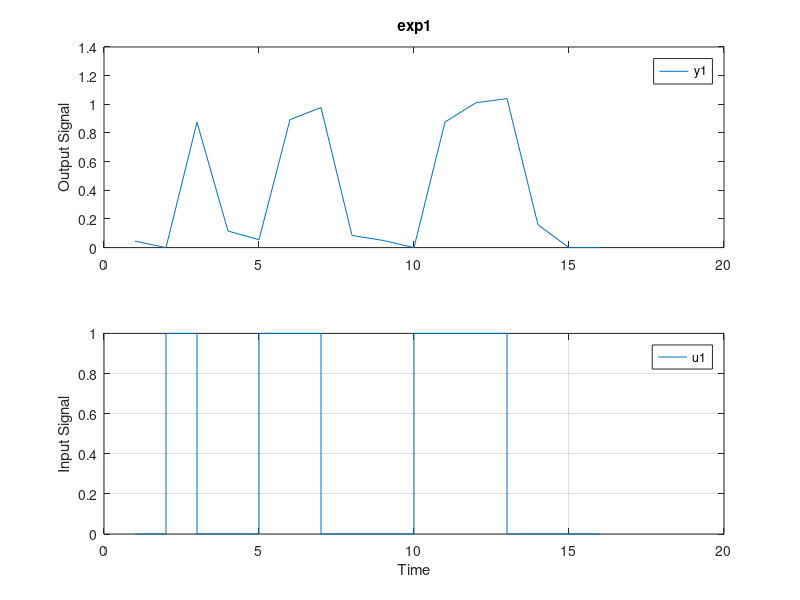

The MATLAB script that drew this image: (Note: this script raises an error after producing the figure.)
% example 3.2  ETFE 
% data = iddata(output, input, sampling time) , output, input shoud be
% column vectors.
clear all
clc; clf

ts =1;
u = [0 1 0 0 1 1 0 0 0 1 1 1 0 0 0 0]';   % input :  " ' " means transpose. column vector
y = [4.5 0 87.53 11.56 5.5 89.3 97.76 8.47 5.01 0 87.65 101.09 103.97 15.88 0 0]';  % output 
data = iddata(y*0.01,u,ts);
plot(data); grid on

ge = etfe(data);
%gs = spa(data);  % for reference https://www.mathworks.com/help/ident/ref/etfe.html
bode(ge); grid on

%% verification of system defined
K= 0.5;
num = [K]; den=[K 1];
sy2= tf(num,den);
figure(2)
bode(sy2); grid on

%% input generated as Ex. 3.2 
ts=1;
t =0:ts:15;
u = [0 1 0 0 1 1 0 0 0 1 1 1 0 0 0 0]';   % input :  " ' " means transpose. column vector
y = lsim(sy2,u,t);
plot(t,y,'b', t,u,'r'); grid on
%% for identification function in matlab provided iddata
data = iddata(y,u,ts); 

ge=etfe(data); % matlab analyze the in / out data for an estimate of transfer function
figure(3)
bode(ge,'b',sy2,'r');grid on;

%%  using  random binary sequence, as RBS in ch.4
N=2000;
urbs=idinput(N);  % random binary sequence
ts = 0.1;
t=0:ts:199.9;
yrbs=lsim(sy2,urbs,t);
data1 =iddata(yrbs,urbs,ts);

ge = etfe(data1);
%gs = spa(data);  % for reference https://www.mathworks.com/help/ident/ref/etfe.html
figure(4)
bode(sy2,'b',ge,'r'); grid on

%%%compare the resluts with different inputs.

